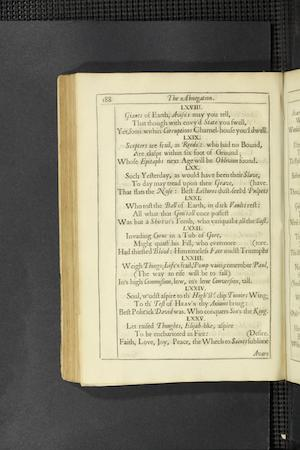
#> input picture examples/in.jpg, 300 x 450 px
$ python -i utils.py   (imports and definitions only)
#> lines starting #> are read from the running program, lines starting #| are printed output that depends on the picture
#> further down, picture is the input picture: shape (450, 300, 3); mean B, G, R 121.6, 140.8, 145.3

import click
import cv2
import numpy as np
from scipy.ndimage.filters import rank_filter

# [28 lines left out: function process_image, not called in this run]


def auto_canny(image, sigma=0.33):
    """Perform edge detection"""
#> called with sigma = 0.33
    # apparently from https://www.pyimagesearch.com/2015/04/06/zero-parameter-automatic-canny-edge-detection-with-python-and-opencv/a
    v = np.median(image)
#> v = 156
    lower = int(max(0, (1.0 - sigma) * v))
#> lower = 104
    upper = int(min(255, (1.0 + sigma) * v))
#> upper = 207
    edged = cv2.Canny(image, lower, upper, True)
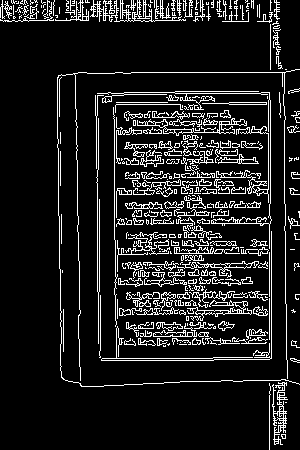
#> edged: shape (450, 300); 11.7% white in thin lines or dots
    return edged


def dilate(image, kernel, iterations):
    return d_image


# [68 lines left out: functions downscale_image, find_components, find_likely_rectangles, make_box, rect_union, not called in this run]


def rect_area(crop):
    x1, y1, x2, y2 = crop
    return max(0, x2 - x1) * max(0, y2 - y1)


# [57 lines left out: functions crop_image, reduce_noise_raw, reduce_noise_edges, rects_are_vertical, find_final_crop, not called in this run]


def rad_to_deg(theta):
    return theta * 180 / np.pi


def rotate(image, theta):
    (h, w) = image.shape[:2]
    center = (w / 2, h / 2)
    M = cv2.getRotationMatrix2D(center, theta, 1)
    rotated = cv2.warpAffine(image, M, (int(w), int(h)), cv2.INTER_LINEAR,
                             borderMode=cv2.BORDER_CONSTANT, borderValue=(255, 255, 255))
    return rotated


def estimate_skew(image):
    edges = auto_canny(image)
    lines = cv2.HoughLines(edges, 1, np.pi / 90, 200)
#> lines = [[269, 0]]
    new = edges.copy()

    thetas = []

    for line in lines:
        for rho, theta in line:
            a = np.cos(theta)
            b = np.sin(theta)
            x0 = a * rho
            y0 = b * rho
            x1 = int(x0 + 1000 * (-b))
            y1 = int(y0 + 1000 * (a))
            x2 = int(x0 - 1000 * (-b))
            y2 = int(y0 - 1000 * (a))
            if theta > np.pi / 3 and theta < np.pi * 2 / 3:
                thetas.append(theta)
                new = cv2.line(new, (x1, y1), (x2, y2), (255, 255, 255), 1)
#> this loop made 1 pass
#> after the loop, thetas = []

    theta_mean = np.mean(thetas)
#> theta_mean = nan
    theta = rad_to_deg(theta_mean) if thetas else 0
#> theta = 0

    return theta


def compute_skew(theta):
    # We assume a perfectly aligned page has lines at theta = 90 deg
#> called with theta = 0
    diff = 90 - theta
#> diff = 90

    # We want to reverse the difference.
    return -diff


def process_skew(image):
    theta = compute_skew(estimate_skew(image))
#> theta = -90
    rotated = rotate(image, theta)
#> in rotate, `M = cv2.getRotationMatrix2D(center, theta, 1)`: M = [[6.12e-17, -1, 375], [1, 6.12e-17, 75]]
#> in rotate, `rotated = cv2.warpAffine(image, M, (int(w), int(h)), cv2.INTER_LINEAR,..`:
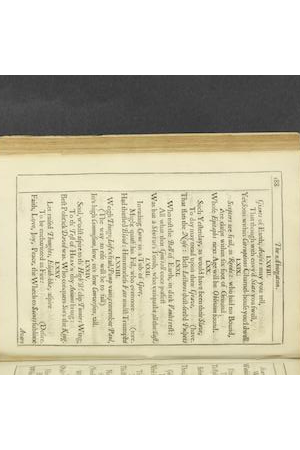
#> rotated: shape (450, 300, 3); mean B, G, R 187, 205.5, 209.8
    return rotated

>>> import cv2
>>> picture = cv2.imread('examples/in.jpg')
>>> result = process_skew(picture)
